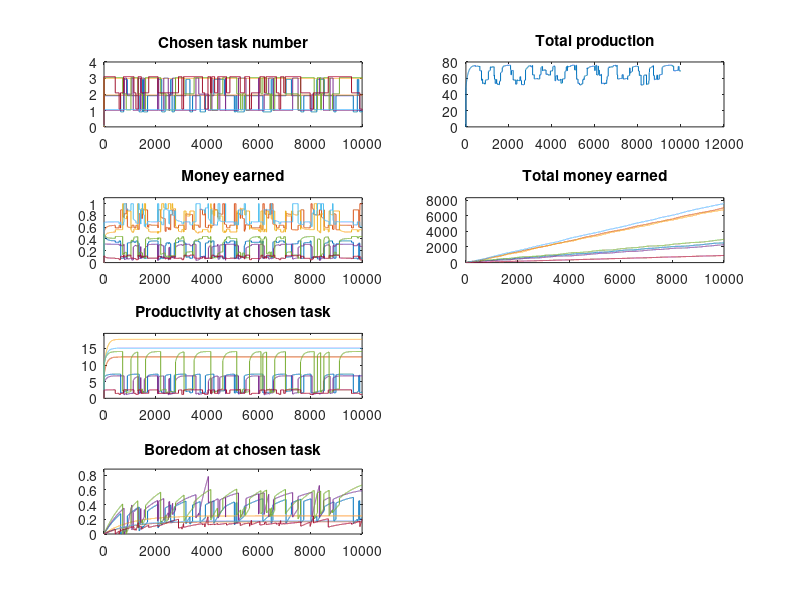

MATLAB code to generate this figure:
%Main function
clearvars;

%Initialize the variables:
N=7; %Number of persons
M=3; %Number of tasks

%Parameters of the model
abilitymu = 1;
abilitysd = 1;
prodmu = 1;
prodsd = 4;
boredommu=0.10;
boredomsd = 0.60;
learning = 0.01;
forgetting = 0.003;
boredomIncrease = 0.001;
boredomDecrease = 0.0005;
switchPossibilityFrequency = 0.01; %Meaning ~all 1/x days

%initialize random variables
abilities = abilitymu + abilitysd*abs(randn(N,1));
initialProductivity = prodmu + prodsd*abs(randn(N,M));
maximalBoredom = boredommu + boredomsd*abs(randn(N,M));


%Variables for simulation
simulationTime=10000;
dt = 1;

catastrophe = false;
catastropheTime = 3000;


%Other needed variables
taskvalue = ones(1,M);
chosenTask = ones(N,1);
productivity = initialProductivity;
boredom = zeros(N,M);
boredomAtChosenTask = zeros(N,1);
productivityAtChosenTask = zeros(N,1);
production = zeros(1,M);
money = zeros(N,1);
totalmoney = zeros(N,1);
taskTime = zeros(N,1);
moneyTime = zeros(N,1);
totalmoneyTime = zeros(N,1);
boredomTime = zeros(N,1);
productivityTime = zeros(N,1);
totalProduction = 0;
productionTime = 0;
alive = ones(N,1);

%Initialize dependent values
maximalProductivity = initialProductivity;
for i=1:N
    for j=1:M
        maximalProductivity(i,j) = maximalProductivity(i,j)*abilities(i,1);
    end
end
%maximalBoredom = initialProductivity*maxBoredomFactor;

%initialize choice: everyone choses task where productivity is best
maxProductivity = zeros(N,1);
for i=1:N
    for j=1:M
        if(productivity(i,j) > maxProductivity(i,1))
            chosenTask(i,1) = j;
            maxProductivity(i,1) = productivity(i,j);
        end
    end
end

timesteps = simulationTime/dt;
for t=0:timesteps
    %Update total production
    production = zeros(1,M);
    for i=1:N
        if(alive(i,1))
            production(chosenTask(i,1)) =  production(chosenTask(i,1)) + productivity(i,chosenTask(i,1));
        end
    end
    
    %Calculate who earns how much money and update total production
    totalProduction = 0;
    for i=1:N
        if(alive(i,1))
            money(i,1) = productivity(i,chosenTask(i,1)) / production(chosenTask(i,1));
            totalmoney(i,1) = totalmoney(i,1) + money(i,1);
            totalProduction = totalProduction + productivity(i,chosenTask(i,1));
        end
    end
    
    %Update abilities
    for i=1:N
        if(alive(i,1))
            for j=1:M
                if(chosenTask(i,1) == j)
                    productivity(i,j) = productivity(i,j) + (maximalProductivity(i,j)-productivity(i,j))*(learning*dt);
                    %productivity(i,j) = min(maximalProductivity(i,j), productivity(i,j) + learning*dt);
                    boredom(i,j) = boredom(i,j) + (maximalBoredom(i,j)-boredom(i,j))*(boredomIncrease*dt);
                    %boredom(i,j) = boredom(i,j) + (maximalBoredom(i,j)-boredom(i,j))*(boredomIncrease*boredomSensitivity(i,1)*dt);
                    %boredom(i,j) = min(maximalBoredom(i,j), boredom(i,j) + boredomIncrease*boredomSensitivity(i,1)*dt);
                else
                    productivity(i,j) = productivity(i,j) - (productivity(i,j)-initialProductivity(i,j))*(forgetting*dt);
                    %productivity(i,j) = max(initialProductivity(i,j), productivity(i,j) - forgetting*dt);
                    boredom(i,j) = boredom(i,j) - (boredom(i,j))*(boredomDecrease*dt);
                    %boredom(i,j) = boredom(i,j) - (boredom(i,j))*(boredomDecrease*boredomSensitivity(i,1)*dt);
                    %boredom(i,j) = max(0, boredom(i,j) - boredomDecrease*dt);
                end
            end
        end
    end
    
    %Allow one person to change the job
    for i=1:N
        if(alive(i,1))
            if(rand() < switchPossibilityFrequency*dt)
                maxGain=-1000;
                bestTask=0;
                for j=1:M
                    if(j == chosenTask(i,1))
                        gain = productivity(i,j) / production(chosenTask(i,1));
                    else
                        gain = productivity(i,j) / (production(1,j)+productivity(i,j));
                    end
                    gain = gain - boredom(i,j);
                    if(gain > maxGain)
                        maxGain=gain;
                        bestTask=j;
                    end
                end
                chosenTask(i,1) = bestTask;
            end
        end
    end
    
    %Update boredom
    for i=1:N
        if(alive(i,1))
            boredomAtChosenTask(i,1) = boredom(i,chosenTask(i,1));
            productivityAtChosenTask(i,1) = productivity(i,chosenTask(i,1));
        end
    end
    
    %Kill someone
    if(catastropheTime < t*dt)
        if catastrophe
            chosenTask(1,1) = -1;
            alive(1,1) = 0;
            totalmoney(1,1)=-1000;
            boredom(1,:)=-10;
            boredomAtChosenTask(1,1)=-10;
            productivityAtChosenTask(1,1)=-10;
            productivity(1,:)=-10;
            money(1,1)=-10;
        end
    end
    
    
    taskTime = [taskTime chosenTask];
    moneyTime = [moneyTime money];
    totalmoneyTime = [totalmoneyTime totalmoney];
    boredomTime = [boredomTime boredomAtChosenTask];
    productivityTime = [productivityTime productivityAtChosenTask];
    productionTime = [productionTime totalProduction];
end

time = 0:timesteps+1;

%For visibility, so that lines don't hide each other (superimposition); 
%TODO: find better way to make them all visible
for i=1:N
    for t=1:timesteps+1
        taskTime(i,t) = taskTime(i,t) - 0.1 + 0.2/N*i;
    end
end

subplot(4,2,1)
plot(time, taskTime)
axis([0 timesteps 0 M+1])
title('Chosen task number');

subplot(4,2,3)
plot(time, moneyTime)
axis([0 timesteps 0 1.1])
title('Money earned');

subplot(4,2,5)
plot(time, productivityTime)
axis([0 timesteps 0 max(productivityTime(:))*1.1])
title('Productivity at chosen task');

subplot(4,2,7)
plot(time, boredomTime)
axis([0 timesteps 0 max(boredomTime(:))+0.1])
title('Boredom at chosen task');

subplot(4,2,2)
plot(time, productionTime)
title('Total production')

subplot(4,2,4)
plot(time, totalmoneyTime)
axis([0 timesteps 0 max(totalmoneyTime(:))*1.1])
title('Total money earned')

%Idea for alternative representation (DIFFICULT!!)
%Have the tasks represented as locations on a 2D plot. Then each person
%(represented by a drawing of a person/worker or by a face)
%stands next to the task he is performing, and a pile of coins shows how
%much he earns. Then we see the workers moving to another point when they 
%change the task.
